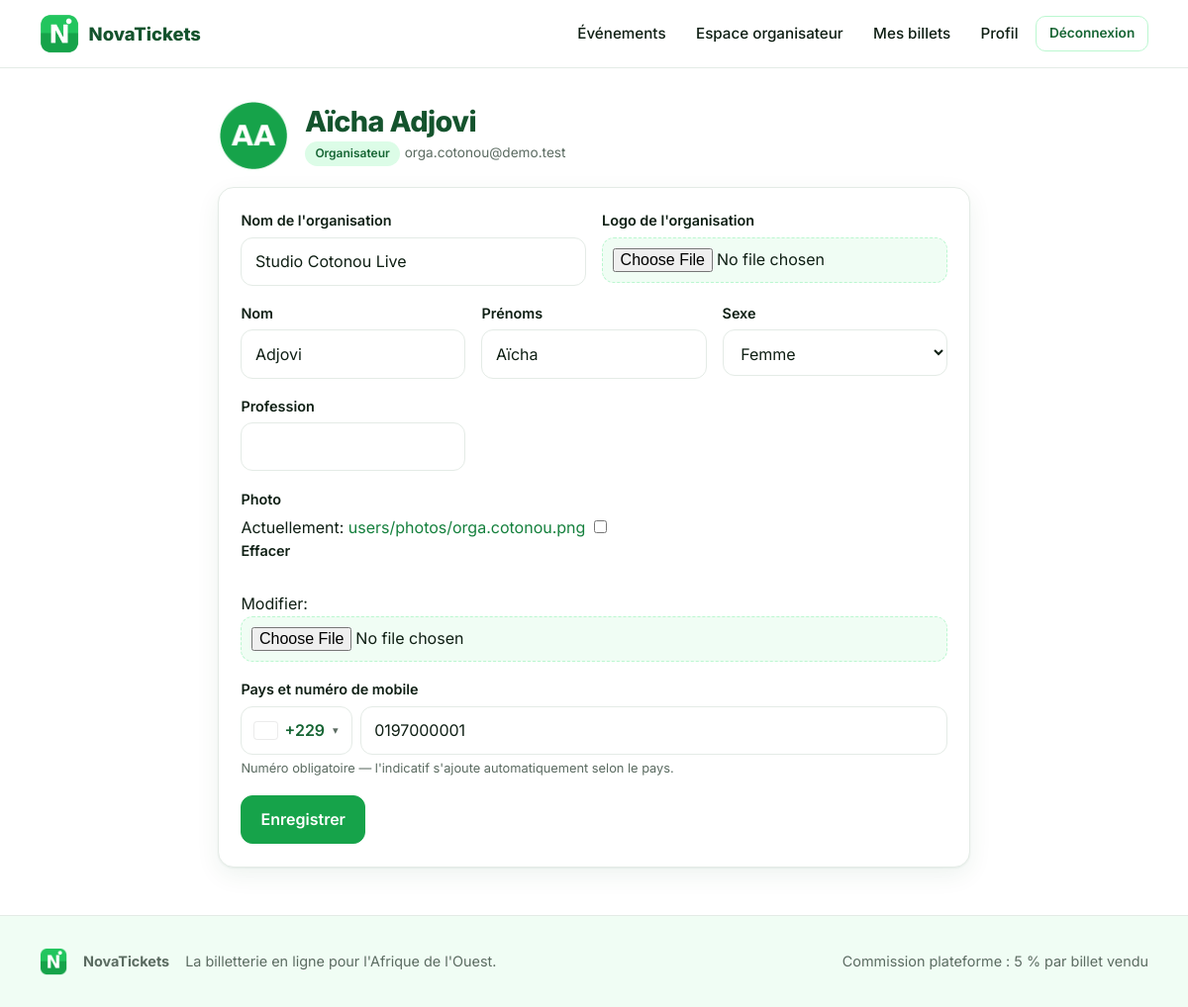
The app's page /compte/profil/ (signed in) with its own data.
### accounts/models.py (models this page shows, shortened)
class User(AbstractUser):
    class Role(models.TextChoices):
        SPECTATEUR = "spectateur", "Spectateur"
        ORGANISATEUR = "organisateur", "Organisateur"
    class Sexe(models.TextChoices):
        HOMME = "M", "Homme"
        FEMME = "F", "Femme"
    email = models.EmailField("E-mail", unique=True)
    role = models.CharField(max_length=20, choices=Role.choices, default=Role.SPECTATEUR)
    country = models.CharField("Pays", max_length=2, choices=COUNTRY_CHOICES, default=DEFAULT_COUNTRY)
    phone = models.CharField("Téléphone mobile", max_length=20)  # format international : +22997000000
    sexe = models.CharField(max_length=1, choices=Sexe.choices, blank=True)
    profession = models.CharField(max_length=120, blank=True)
    photo = models.ImageField(upload_to="users/photos/", blank=True, null=True)
    org_name = models.CharField("Nom de l'organisation", max_length=150, blank=True)
    org_logo = models.ImageField(upload_to="users/org_logos/", blank=True, null=True)
    @property
    def is_organizer(self):
        return self.role == self.Role.ORGANISATEUR
    @property
    def display_name(self):
        return f"{self.first_name} {self.last_name}".strip() or self.email
    @property
    def local_phone(self):
        dial = str(DIAL_BY_CODE.get(self.country, ""))
        if dial and self.phone.startswith("+" + dial):
            return self.phone[len(dial) + 1:]
        return self.phone.lstrip("+")

### accounts/views.py (the view)
# urls.py: path("profil/", views.profile, name="profile"),
@login_required
def profile(request):
    form = ProfileForm(request.POST or None, request.FILES or None, instance=request.user)
    if request.method == "POST" and form.is_valid():
        form.save()
        messages.success(request, "Profil mis à jour.")
        return redirect("accounts:profile")
    return render(request, "accounts/profile.html", {"form": form})

### accounts/forms.py (shortened to what this page needs)
class ProfileForm(PhoneMixin, forms.ModelForm):
    country = forms.ChoiceField(label="Pays", choices=COUNTRY_CHOICES, widget=forms.HiddenInput)
    phone = forms.CharField(label="Numéro de mobile", max_length=20, widget=forms.TextInput(attrs={"inputmode": "tel"}))
    class Meta:
        model = User
        fields = ["last_name", "first_name", "sexe", "profession", "photo", "country"]
        labels = {"last_name": "Nom", "first_name": "Prénoms", "sexe": "Sexe", "profession": "Profession", "photo": "Photo"}
    def __init__(self, *args, **kwargs):
        super().__init__(*args, **kwargs)
        user = self.instance
        if user.is_organizer:
            self.fields["org_name"] = forms.CharField(label="Nom de l'organisation", max_length=150, initial=user.org_name)
            self.fields["org_logo"] = forms.ImageField(label="Logo de l'organisation", required=False)
        self.fields["last_name"].required = True
        self.fields["first_name"].required = True
        self.fields["sexe"].required = True
        self.fields["sexe"].choices = [("", "Choisir…")] + list(User.Sexe.choices)
        self.initial["phone"] = user.local_phone

### core/context_processors.py (called while the page is built)
def site(request):
    return {
        "PLATFORM_NAME": settings.PLATFORM_NAME,
        "COMMISSION": settings.PLATFORM_COMMISSION_PERCENT,
        "CURRENCY": settings.CURRENCY,
        "COUNTRIES": COUNTRIES,
    }

### templates/accounts/profile.html (shortened to what this page needs)
{% extends "base.html" %}
{% block content %}
<section class="section"><div class="mid">
  <div class="row mb">
    <div class="avatar" style="width:72px;height:72px;font-size:1.5rem">{% if user.photo %}<img src="{{ user.photo.url }}" alt="">{% else %}{{ user.initials }}{% endif %}</div>
    <div><h1 style="font-size:1.8rem;margin:0">{{ user.display_name }}</h1><span class="badge">{{ user.get_role_display }}</span> <span class="muted small">{{ user.email }}</span></div>
  </div>
  <div class="card">
    <form method="post" enctype="multipart/form-data">{% csrf_token %}
      {% if form.org_name %}
      <div class="form-grid">
        {% include "includes/field.html" with f=form.org_name %}
        {% include "includes/field.html" with f=form.org_logo %}
      </div>
      {% endif %}
      <div class="form-grid">
        {% include "includes/field.html" with f=form.last_name %}
        {% include "includes/field.html" with f=form.first_name %}
        {% include "includes/field.html" with f=form.sexe %}
        {% include "includes/field.html" with f=form.profession %}
      </div>
      {% include "includes/field.html" with f=form.photo %}
      {% include "includes/country_phone.html" %}
      <button class="btn" type="submit">Enregistrer</button>
    </form>
  </div>
</div></section>
{% endblock %}

### templates/includes/field.html (shortened to what this page needs)
<div class="field">
  <label for="{{ f.id_for_label }}">{{ f.label }}</label>
  {{ f }}
</div>

### templates/includes/country_phone.html (shortened to what this page needs)
<div class="field cp" data-country-picker>
  <label>Pays et numéro de mobile</label>
  <div class="cp-phone">
    <div>
      <button type="button" class="cp-btn" aria-haspopup="listbox">
        <span class="fi fi-bj"></span><span class="cp-prefix">+229</span><span class="caret">▾</span>
      </button>
    </div>
    {{ form.phone }}
  </div>
  <div class="help">Numéro obligatoire — l'indicatif s'ajoute automatiquement selon le pays.</div>
</div>

### static/css/app.css (style rules this page uses)
:root { --green: #16a34a; --green-600: #15803d; --green-700: #166534; --green-900: #14532d; --green-50: #f0fdf4; --green-100: #dcfce7; --green-200: #bbf7d0; --ink: #0f1f14; --muted: #5b6b61; --line: #e4ebe6; --bg: #ffffff; --danger: #dc2626; --warn: #d97706; --radius: 16px; --shadow: 0 1px 2px rgba(20, 83, 45, .06), 0 8px 24px rgba(20, 83, 45, .07); }
* { box-sizing: border-box; }
html { scroll-behavior: smooth; }
body { margin: 0; font-family: "Inter", system-ui, -apple-system, "Segoe UI", sans-serif; color: var(--ink); background: var(--bg); line-height: 1.55; -webkit-font-smoothing: antialiased; }
a { color: var(--green-600); text-decoration: none; }
img { max-width: 100%; display: block; }
h1, h2, h3 { line-height: 1.2; letter-spacing: -.02em; margin: 0 0 .5rem; color: var(--green-900); }
h1 { font-size: clamp(1.8rem, 4vw, 2.6rem); font-weight: 800; }
.muted { color: var(--muted); }
.small { font-size: .85rem; }
.mid { width: min(760px, 100% - 2rem); margin-inline: auto; }
.section { padding: 2rem 0 3rem; }
.row { display: flex; gap: 1rem; align-items: center; flex-wrap: wrap; }
.mb { margin-bottom: 1rem; }
.btn { display: inline-flex; align-items: center; justify-content: center; gap: .5rem; padding: .7rem 1.2rem; border-radius: 12px; border: 1px solid var(--green); background: var(--green); color: #fff; font: inherit; font-weight: 600; cursor: pointer; transition: transform .1s, box-shadow .15s, background .15s; }
.card { background: #fff; border: 1px solid var(--line); border-radius: var(--radius); box-shadow: var(--shadow); padding: 1.4rem; }
.badge { display: inline-block; padding: .2rem .65rem; border-radius: 999px; font-size: .75rem; font-weight: 600; background: var(--green-100); color: var(--green-700); }
label { display: block; font-weight: 600; font-size: .9rem; margin-bottom: .3rem; }
input[type=text], input[type=email], input[type=password], input[type=number], input[type=date], input[type=time], input[type=tel], input[type=search], select, textarea { width: 100%; padding: .7rem .85rem; border: 1.5px solid var(--line); border-radius: 12px; font: inherit; background: #fff; color: var(--ink); transition: border-color .15s, box-shadow .15s; }
input[type=file] { width: 100%; padding: .6rem; border: 1.5px dashed var(--green-200); border-radius: 12px; background: var(--green-50); font: inherit; }
.field { margin-bottom: 1.1rem; }
.field .help { font-size: .8rem; color: var(--muted); margin-top: .25rem; }
.form-grid { display: grid; grid-template-columns: repeat(auto-fit, minmax(220px, 1fr)); gap: 0 1rem; }
.cp { position: relative; }
.cp-phone { display: flex; gap: .5rem; }
.cp-btn { display: flex; align-items: center; gap: .5rem; padding: .7rem .8rem; border: 1.5px solid var(--line); border-radius: 12px; background: #fff; cursor: pointer; font: inherit; white-space: nowrap; }
.cp-btn .caret { color: var(--muted); font-size: .7rem; }
.cp-prefix { font-weight: 600; color: var(--green-700); }
.fi { width: 1.4em; height: 1.05em; border-radius: 3px; box-shadow: 0 0 0 1px rgba(0,0,0,.08); flex: none; }
.avatar { width: 56px; height: 56px; border-radius: 50%; background: var(--green-100); color: var(--green-900); display: grid; place-items: center; font-weight: 800; overflow: hidden; flex: none; }
.avatar img { width: 100%; height: 100%; object-fit: cover; }

### records on screen
User: photo (picture), display_name "Aïcha Adjovi", role "Organisateur", email "orga.cotonou@demo.test", org_name "Studio Cotonou Live", last_name "Adjovi", first_name "Aïcha", sexe "Femme", phone "0197000001"

### other values on screen
{{ PLATFORM_NAME }} "NovaTickets"
{{ f.label }} "Nom de l'organisation Logo de l'organisation Nom Prénoms Sexe Profession Photo"
{{ COMMISSION }} "5"
